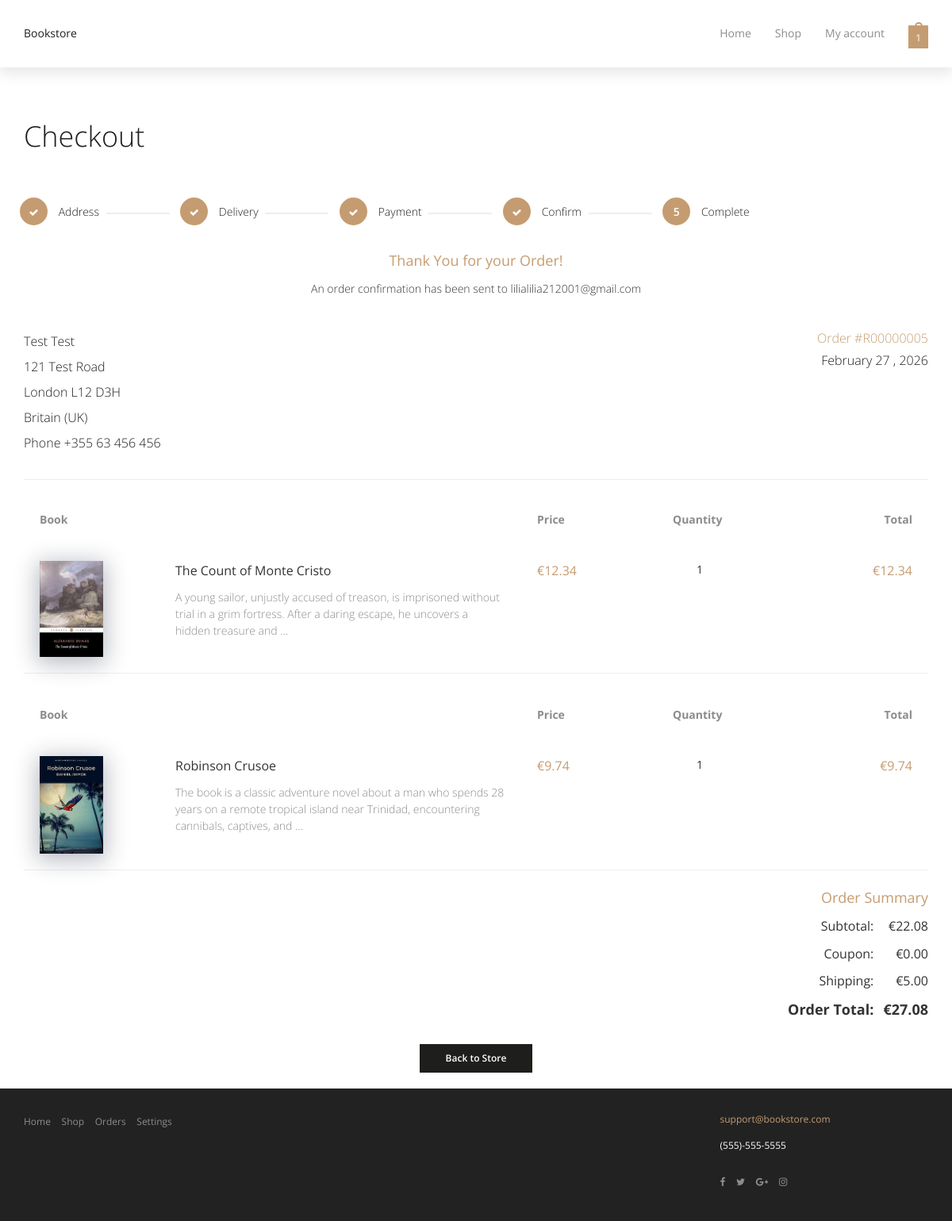
The page /checkout/complete/5/ (signed in) on the database its author committed.
### shop/models.py (models this page shows, shortened)
class Order(models.Model):
    class Status(models.TextChoices):
        CART        = 'cart',        'Cart'
        IN_PROGRESS = 'in_progress', 'In Progress'
        WAITING     = 'waiting',     'Waiting for processing'
        IN_DELIVERY = 'in_delivery', 'In Delivery'
        DELIVERED   = 'delivered',   'Delivered'
        CANCELED    = 'canceled',    'Canceled'
    user = models.ForeignKey(settings.AUTH_USER_MODEL, on_delete=models.PROTECT, related_name='orders')
    status = models.CharField(max_length=20, choices=Status.choices, default=Status.CART)
    shipping_method = models.ForeignKey(
        ShippingMethod, on_delete=models.SET_NULL, null=True, blank=True, related_name="orders"
    )
    shipping_price = models.DecimalField(
        max_digits=10, decimal_places=2, validators=[MinValueValidator(0)],
        null=True, blank=True
    )
    coupon = models.ForeignKey(Coupon, null=True, blank=True, on_delete=models.SET_NULL,related_name="orders")
    discount_amount = models.DecimalField(
        max_digits=12, decimal_places=2,
        null=True, blank=True,
        default=0,
    )
    created_at = models.DateTimeField(auto_now_add=True)
    updated_at = models.DateTimeField(auto_now=True)
    ordered_at = models.DateTimeField(null=True, blank=True)
    total_amount = models.DecimalField(max_digits=12, decimal_places=2, validators=[MinValueValidator(0)], null=True, blank=True,)

class OrderAddress(models.Model):
    order = models.OneToOneField(Order, on_delete=models.CASCADE, related_name="address")
    billing_first_name = models.CharField(max_length=100)
    billing_last_name  = models.CharField(max_length=100)
    billing_country    = CountryField()
    billing_city       = models.CharField(max_length=100)
    billing_address1   = models.CharField(max_length=255)
    billing_address2   = models.CharField(max_length=255, blank=True)
    billing_postcode   = models.CharField(max_length=20)
    billing_phone      = models.CharField(max_length=32, validators=[PHONE_VALIDATOR])
    shipping_first_name = models.CharField(max_length=100)
    shipping_last_name  = models.CharField(max_length=100)
    shipping_country    = CountryField()
    shipping_city       = models.CharField(max_length=100)
    shipping_address1   = models.CharField(max_length=255)
    shipping_address2   = models.CharField(max_length=255, blank=True)
    shipping_postcode   = models.CharField(max_length=20)
    shipping_phone      = models.CharField(max_length=32, validators=[PHONE_VALIDATOR])
    class Meta:
        verbose_name = "Order address"
        verbose_name_plural = "Order addresses"

class OrderItem(models.Model):
    order = models.ForeignKey(Order, on_delete=models.CASCADE, related_name='items')
    book  = models.ForeignKey(Book, on_delete=models.PROTECT, related_name='order_items')
    quantity   = models.PositiveIntegerField(default=1, validators=[MinValueValidator(1)])
    unit_price = models.DecimalField(max_digits=10, decimal_places=2, validators=[MinValueValidator(0)], null=True, blank=True)
    subtotal   = models.DecimalField(max_digits=12, decimal_places=2, validators=[MinValueValidator(0)], null=True, blank=True)
    class Meta:
        verbose_name = 'Позиция заказа'
        verbose_name_plural = 'Позиции заказа'
        constraints = [
            models.UniqueConstraint(fields=["order", "book"], name="uniq_order_book")
        ]

class Book(models.Model):
    title = models.CharField(max_length=200, unique=True)
    authors = models.ManyToManyField(Author, related_name='books', blank=False)
    category = models.ForeignKey(Category, on_delete=models.SET_NULL, null=True, blank=True, related_name='books')
    price = models.DecimalField(max_digits=10, decimal_places=2, validators=[MinValueValidator(0)])
    description = models.TextField(max_length=5000, blank=True)
    publication_year = models.PositiveSmallIntegerField(
        validators=[MinValueValidator(1450), MaxValueValidator(2100)]
    )
    dimensions = models.CharField(max_length=100, blank=True)   # например "20x13x3 см"
    materials = models.CharField(max_length=100, blank=True)
    image1 = models.ImageField(upload_to='books/%Y/%m/', blank=True, null=True)
    image2 = models.ImageField(upload_to='books/%Y/%m/', blank=True, null=True)
    image3 = models.ImageField(upload_to='books/%Y/%m/', blank=True, null=True)
    image4 = models.ImageField(upload_to='books/%Y/%m/', blank=True, null=True)
    created_at = models.DateTimeField(auto_now_add=True)
    class Meta:
        ordering = ('title',)

### shop/views.py (the view)
# urls.py: path("checkout/complete/<int:order_id>/", views.checkout_complete, name="checkout_complete"),
@login_required
def checkout_complete(request, order_id):
    order = get_object_or_404(
        Order,
        id=order_id,
        user=request.user,
        status__in=[Order.Status.WAITING, Order.Status.IN_PROGRESS, Order.Status.IN_DELIVERY, Order.Status.DELIVERED]
    )
    items = order.items.select_related("book").all()
    subtotal = sum((i.subtotal or Decimal("0.00")) for i in items)
    discount = (order.discount_amount or Decimal("0.00")).quantize(Decimal("0.01"))
    return render(request, "order/checkout_complete.html", {
        "order": order,
        "items": items,
        "discount": discount,
        "subtotal": subtotal,
        "email": request.user.email,
        "step": 5,
        "has_address": True,
        "has_delivery": True,
        "has_payment": True,
        "has_confirm": True,
    })

### shop/context_processors.py (called while the page is built)
def categories(request):
    return {
        "menu_categories": Category.objects.order_by("name")
    }

def cart_quantity(request):
    if request.user.is_authenticated:
        cart = Order.objects.filter(
            user=request.user,
            status=Order.Status.CART
        ).first()
        if not cart:
            return {"cart_quantity": 0}
        total_qty = cart.items.aggregate(
            total=Sum("quantity")
        )["total"] or 0
        return {"cart_quantity": total_qty}
    cart = request.session.get("cart", {})
    return {
        "cart_quantity": sum(item["quantity"] for item in cart.values())
    }

### shop/templates/order/checkout_complete.html (shortened to what this page needs)
{% extends "base.html" %}
{% block content %}
<h1 class="general-title-margin">Checkout</h1>
{% include "order/_checkout_steps.html" %}
<div class="text-center mb-40">
    <h3 class="general-subtitle">Thank You for your Order!</h3>
    <p class="fw-300">An order confirmation has been sent to {{ email }}</p>
</div>
<div class="row mb-20">
    <div class="col-sm-6">
        <p class="general-address">{{ order.address.shipping_first_name }} {{ order.address.shipping_last_name }}
            <br />{{ order.address.shipping_address1 }}
            <br />{{ order.address.shipping_city }} {{ order.address.shipping_postcode }}
            <br />{{ order.address.shipping_country.name }}
            <br />Phone {{ order.address.shipping_phone }}
        </p>
    </div>
    <div class="col-sm-6 hidden-xs text-right">
        <p class="general-order-number mb-0">Order #R{{ order.id|stringformat:"08d" }}</p>
        <p class="general-address mb-30">{{ order.ordered_at|date:"F d , Y" }}</p>
    </div>
</div>
<div class="hidden-xs divider-lg pt-20">
    {% for item in items %}
    <table class="table table-hover">
        <thead>
            <tr>
                <th>
                    <span class="in-grey-600">Book</span>
                </th>
                <th class="col-method"></th>
                <th>
                    <span class="in-grey-600">Price</span>
                </th>
                <th>
                    <span class="in-grey-600">Quantity</span>
                </th>
                <th>
                    <span class="in-grey-600">Total</span>
                </th>
            </tr>
        </thead>
        <tbody>
            <tr>
                <td>
                    <div class="general-img-wrap-table">
                        <img src="{{item.book.image1.url}}"
                            alt="design-book" class="cart-img-shadow pull-left" />
                    </div>
                </td>
                <td>
                    <p class="title">{{ item.book.title }}</p>
                    <p class="in-grey-600 fw-300">{{ item.book.description|truncatewords:25 }}</p>
                </td>
                <td>
                    <span class="font-16 in-gold-500">€{{ item.book.price }}</span>
                </td>
                <td>
                    <span class="ml-30">{{ item.quantity }}</span>
                </td>
                <td>
                    <span class="font-16 in-gold-500">€{{ item.subtotal }}</span>
                </td>
            </tr>
        </tbody>
    </table>
    {% endfor %}
</div>
<div class="text-center general-text-right">
    <p class="in-gold-500 font-18">Order Summary</p>
    <table class="general-summary-table general-summary-table-right general-text-right">
        <tr>
            <td>
                <p class="font-16">Subtotal:</p>
            </td>
            <td>
                <p class="font-16">€{{ subtotal }}</p>
            </td>
        </tr>
        <tr>
            <td>
                <p class="font-16">Coupon:</p>
            </td>
            <td>
                <p class="font-16">
                    {% if discount > 0 %}
                        € -{{ discount }}
                    {% else %}
                        €{{ discount }}
                    {% endif %}
                </p>
            </td>
        </tr>
        <tr>
            <td>
                <p class="font-16">Shipping:</p>
            </td>
            <td>
                <p class="font-16">€{{ order.shipping_price }}</p>
            </td>
        </tr>
        <tr>
            <td>
                <strong class="font-18">Order Total:</strong>
            </td>
            <td>
                <strong class="font-18">€{{ order.total_amount }}</strong>
            </td>
        </tr>
    </table>
</div>
<div class="text-center">
    <a href="{% url 'home' %}" class="btn btn-default mb-20">
        Back to Store
    </a>
</div>
{% endblock %}

### rows shown on the page
Order: address.shipping_first_name "Test", address.shipping_last_name "Test", address.shipping_address1 "121 Test Road", address.shipping_city "London", address.shipping_postcode "L12 D3H", address.shipping_country.name "Britain (UK)", address.shipping_phone "+355 63 456 456", id "00000005", ordered_at "February 27 , 2026", shipping_price "5.00", total_amount "27.08"
OrderItem: book.image1 (picture), book "The Count of Monte Cristo", book.description "A young sailor, unjustly accused of treason, is imprisoned without trial in a grim fortress. After a daring escape, he uncovers a hidden treasure and …", book.price "12.34", quantity "1", subtotal "12.34"
OrderItem: book.image1 (picture), book "Robinson Crusoe", book.description "The book is a classic adventure novel about a man who spends 28 years on a remote tropical island near Trinidad, encountering cannibals, captives, and …", book.price "9.74", quantity "1", subtotal "9.74"

### other values the page prints
{{ email }} "lilialilia212001@gmail.com"
{{ subtotal }} "22.08"
{{ discount }} "0.00"
